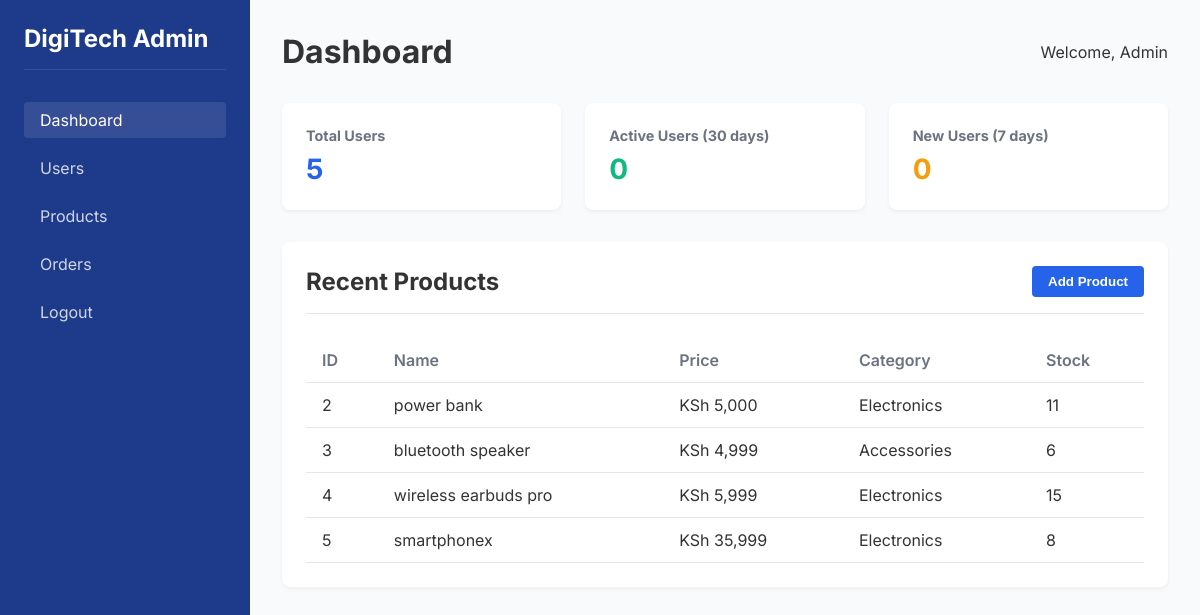
Screenshot of /admin/admin.php (signed in) with the database file from the repository.
### tables this page shows
CREATE TABLE `products` (
  `id` int(11) NOT NULL,
  `name` varchar(255) NOT NULL,
  `description` text DEFAULT NULL,
  `price` decimal(10,2) NOT NULL,
  `category` varchar(50) DEFAULT NULL,
  `stock` int(11) NOT NULL,
  `image_url` varchar(255) DEFAULT NULL,
  `created_at` timestamp NOT NULL DEFAULT current_timestamp(),
  `original_price` decimal(10,2) DEFAULT NULL
);

### admin/admin.php (the view, shortened to what this page needs)
<?php
$conn = getDB();
$current_page = isset($_GET['page']) ? $_GET['page'] : 'dashboard';
function getCount($conn, $query) {
    $result = $conn->query($query);
    $row = $result->fetch_row();
    return $row[0];
}
function getData($conn, $query) {
    $data = [];
    $result = $conn->query($query);
    while($row = $result->fetch_assoc()) {
        $data[] = $row;
    }
    return $data;
}
$user_count = getCount($conn, "SELECT COUNT(*) FROM users");
$active_users = getCount($conn, "SELECT COUNT(*) FROM users WHERE last_login > DATE_SUB(NOW(), INTERVAL 30 DAY)");
$new_users = getCount($conn, "SELECT COUNT(*) FROM users WHERE created_at > DATE_SUB(NOW(), INTERVAL 7 DAY)");
$products = getData($conn, "SELECT * FROM products");
?>
<!DOCTYPE html>
<html lang="en">
<head>
</head>
<body>
  <div class="admin-container">
    <div class="sidebar">
      <div class="sidebar-header">
        <h2>DigiTech Admin</h2>
      </div>
      <nav class="sidebar-nav">
        <ul>
          <li><a href="?page=dashboard" class="<?php echo $current_page === 'dashboard' ? 'active' : ''; ?>">
            <i class="fas fa-tachometer-alt"></i> Dashboard</a></li>
          <li><a href="?page=users" class="<?php echo $current_page === 'users' ? 'active' : ''; ?>">
            <i class="fas fa-users"></i> Users</a></li>
          <li><a href="?page=products" class="<?php echo $current_page === 'products' ? 'active' : ''; ?>">
            <i class="fas fa-box"></i> Products</a></li>
          <li><a href="?page=orders" class="<?php echo $current_page === 'orders' ? 'active' : ''; ?>">
            <i class="fas fa-shopping-cart"></i> Orders</a></li>
          <li><a href="?logout=1">
            <i class="fas fa-sign-out-alt"></i> Logout</a></li>
        </ul>
      </nav>
    </div>
    <div class="main-content">
      <div class="header">
        <h1><?php echo ucfirst($current_page); ?></h1>
        <div>
          <span>Welcome, Admin</span>
        </div>
      </div>
      <?php if ($current_page === 'dashboard'): ?>
        <div class="stats-grid">
          <div class="stat-card users">
            <h3>Total Users</h3>
            <p><?php echo $user_count; ?></p>
          </div>
          <div class="stat-card active-users">
            <h3>Active Users (30 days)</h3>
            <p><?php echo $active_users; ?></p>
          </div>
          <div class="stat-card new-users">
            <h3>New Users (7 days)</h3>
            <p><?php echo $new_users; ?></p>
          </div>
        </div>
        <div class="card">
          <div class="card-header">
            <h2>Recent Products</h2>
            <button class="btn btn-primary" onclick="openModal('add-product')">
              <i class="fas fa-plus"></i> Add Product
            </button>
          </div>
          <table>
            <thead>
              <tr>
                <th>ID</th>
                <th>Name</th>
                <th>Price</th>
                <th>Category</th>
                <th>Stock</th>
              </tr>
            </thead>
            <tbody>
              <?php foreach (array_slice($products, 0, 5) as $product): ?>
              <tr>
                <td><?php echo $product['id']; ?></td>
                <td><?php echo htmlspecialchars($product['name']); ?></td>
                <td>KSh <?php echo number_format($product['price']); ?></td>
                <td><?php echo htmlspecialchars($product['category']); ?></td>
                <td><?php echo $product['stock']; ?></td>
              </tr>
              <?php endforeach; ?>
            </tbody>
          </table>
        </div>
      <?php endif; ?>
    </div>
  </div>
</body>
</html>

### admin/admin.php (style rules this page uses)
:root { --primary-color: #2563eb; --primary-dark: #1e40af; --light-gray: #f9fafb; --medium-gray: #e5e7eb; --dark-gray: #6b7280; --white: #ffffff; --success-color: #10b981; --danger-color: #ef4444; --warning-color: #f59e0b; }
* { margin: 0; padding: 0; box-sizing: border-box; }
body { font-family: 'Inter', sans-serif; background-color: var(--light-gray); color: #333; }
.admin-container { display: grid; grid-template-columns: 250px 1fr; min-height: 100vh; }
.sidebar { background-color: #1e3a8a; color: var(--white); padding: 1.5rem; }
.sidebar-header { margin-bottom: 2rem; padding-bottom: 1rem; border-bottom: 1px solid rgba(255,255,255,0.1); }
.sidebar-nav ul { list-style: none; }
.sidebar-nav li { margin-bottom: 0.75rem; }
.sidebar-nav a { color: rgba(255,255,255,0.8); text-decoration: none; display: block; padding: 0.5rem; border-radius: 4px; transition: all 0.3s ease; }
.sidebar-nav a:hover, .sidebar-nav a.active { color: var(--white); background-color: rgba(255,255,255,0.1); }
.main-content { padding: 2rem; }
.header { display: flex; justify-content: space-between; align-items: center; margin-bottom: 2rem; }
.stats-grid { display: grid; grid-template-columns: repeat(3, 1fr); gap: 1.5rem; margin-bottom: 2rem; }
.stat-card { background-color: var(--white); border-radius: 8px; padding: 1.5rem; box-shadow: 0 2px 4px rgba(0,0,0,0.05); }
.stat-card h3 { font-size: 0.9rem; color: var(--dark-gray); margin-bottom: 0.5rem; }
.stat-card p { font-size: 1.75rem; font-weight: 700; }
.stat-card.users p { color: var(--primary-color); }
.stat-card.active-users p { color: var(--success-color); }
.stat-card.new-users p { color: var(--warning-color); }
.card { background-color: var(--white); border-radius: 8px; padding: 1.5rem; box-shadow: 0 2px 4px rgba(0,0,0,0.05); margin-bottom: 2rem; }
.card-header { display: flex; justify-content: space-between; align-items: center; margin-bottom: 1.5rem; padding-bottom: 1rem; border-bottom: 1px solid var(--medium-gray); }
table { width: 100%; border-collapse: collapse; }
th, td { padding: 0.75rem 1rem; text-align: left; border-bottom: 1px solid var(--medium-gray); }
th { font-weight: 600; color: var(--dark-gray); }
.btn { padding: 0.5rem 1rem; border-radius: 4px; border: none; cursor: pointer; font-weight: 600; transition: all 0.3s ease; }
.btn-primary { background-color: var(--primary-color); color: var(--white); }

### rows the page displays
products: id "2", name "power bank", price "5,000", category "Electronics", stock "11"
products: id "3", name "bluetooth speaker", price "4,999", category "Accessories", stock "6"
products: id "4", name "wireless earbuds pro", price "5,999", category "Electronics", stock "15"
products: id "5", name "smartphonex", price "35,999", category "Electronics", stock "8"

### other values shown
$current_page "Dashboard"
$user_count "5"
$active_users "0"
$new_users "0"
